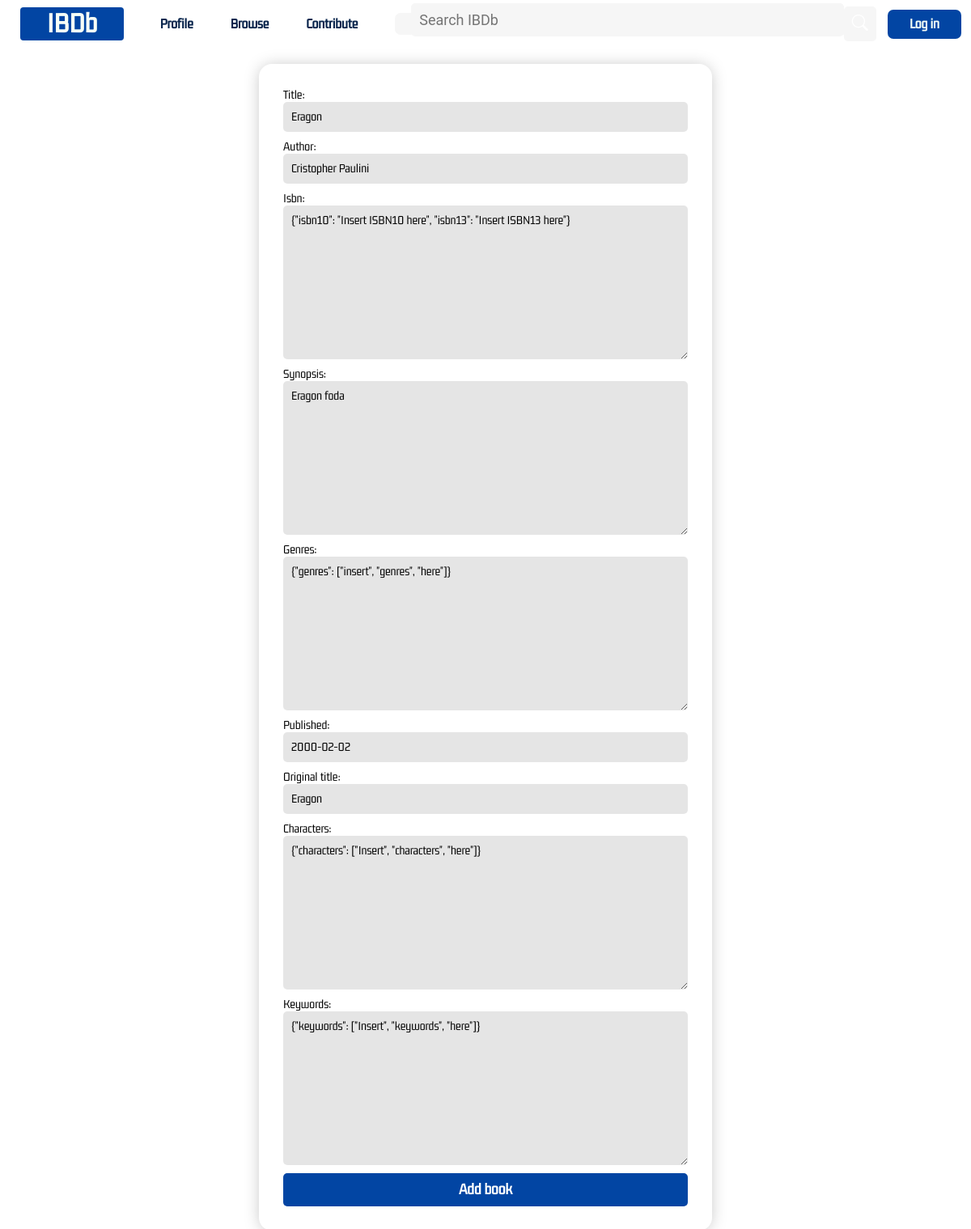
Screenshot of /book/edit/1/ with the database file from the repository.
### books/models.py (models this page shows, shortened)
class AbstractBook(models.Model):
	title = models.CharField(max_length=128, default="")
	author = models.CharField(max_length=64, default="")
	isbn = models.JSONField(max_length=64, default=dict)
	synopsis = models.TextField(max_length=600, default="")
	genres = models.JSONField(max_length=64, default=dict)
	published = models.DateField(default=date(2000, 2, 2))
	original_title = models.CharField(max_length=128, default="")
	characters = models.JSONField(max_length=528, default=dict)
	keywords = models.JSONField(max_length=528, default=dict)
	class Meta:
		abstract = True

class Book(AbstractBook):
	book_cover = models.ImageField(upload_to="books")
	protection = models.BooleanField(max_length=128, default=False)

### books/views.py (the view)
# urls.py: path('book/edit/<str:book_id>/', views.edit_book, name="edit_book"),
def edit_book(request, book_id):
	book = get_object_or_404(Book, id=book_id)
	if request.method == "POST":
		if book.protection:
			new_book = BookRequest()
			form = EditBookRequestForm(request.POST, instance=book)
			if form.is_valid():
				new_book.title = form.cleaned_data["title"]
				new_book.author = form.cleaned_data["author"]
				new_book.isbn = form.cleaned_data["isbn"]
				new_book.synopsis = form.cleaned_data["synopsis"]
				new_book.genres = form.cleaned_data["genres"]
				new_book.published = form.cleaned_data["published"]
				new_book.original_title = form.cleaned_data["original_title"]
				new_book.characters = form.cleaned_data["characters"]
				new_book.keywords = form.cleaned_data["keywords"]
				new_book.change = "Book"
				new_book.user = User.objects.get(username=request.user.username)
				new_book.book_cover = "NULL"
				new_book.save()
				return HttpResponseRedirect(reverse("book", args=[book.id]))
		else:
			form = EditBookForm(request.POST, instance=book)
			if form.is_valid():
				edit_book = form.save()
				user = User.objects.get(username=request.user.username)
				user.contributions += 1
				user.save()
				return HttpResponseRedirect(reverse("book", args=[book.id]))
			else:
				return render(request, "books/edit_book.html", {
					"form": form
					})
	else:
		if book.protection:
			return render(request, "books/edit_book.html", {
				"form": EditBookRequestForm(instance=book),
				"book_id": book.id
				})
		return render(request, "books/edit_book.html", {
			"form": EditBookForm(instance=book),
			"book_id": book.id
			})

### books/forms.py
class EditBookForm(forms.ModelForm):
	class Meta:
		model = Book
		exclude = ['book_cover', "protection"]

### books/templates/books/edit_book.html (shortened to what this page needs)
{% extends 'books/layout.html' %}
{% load static %}
{% block css %}<link rel="stylesheet" href="{% static 'css/contribute.css' %}">{% endblock %}
{% block body %}
<form class="contribute-form" action="{% url 'edit_book' book_id %}" method="post">
	{{ form }}
	<button type="submit">Add book</button>
</form>
{% endblock %}

### books/static/css/layout.css (style rules this page uses)
body { margin: 0; padding: 0; font-family: 'Gemunu'; }

### books/static/css/contribute.css (style rules this page uses)
.contribute-form { display: grid; margin: 20px auto 10px auto; width: 60%; max-width: 500px; padding: 30px; border-radius: 16px; box-shadow: 0px 1px 20px -2px rgba(0, 0, 0, 0.25); }
input { margin-bottom: 10px; font-family: "Gemunu"; font-size: 16px; padding: 10px; outline: none; border: none; border-radius: 5px; background-color: rgba(0, 0, 0, 10%); }
textarea { margin-bottom: 10px; font-family: "Gemunu"; font-size: 16px; padding: 10px; outline: none; border: none; border-radius: 5px; background-color: rgba(0, 0, 0, 10%); }
button { padding: 10px; border: none; border-radius: 5px; outline: none; background-color: #0245A3; color: white; font-family: "Gemunu"; font-size: 20px; font-weight: bold; }

### rows the page displays
Book: title "Eragon", author "Cristopher Paulini", isbn "{\"isbn10\": \"Insert ISBN10 here\", \"isbn13\": \"Insert ISBN13 here\"}", synopsis "Eragon foda", genres "{\"genres\": [\"insert\", \"genres\", \"here\"]}", published "2000-02-02", original_title "Eragon", characters "{\"characters\": [\"Insert\", \"characters\", \"here\"]}", keywords "{\"keywords\": [\"Insert\", \"keywords\", \"here\"]}"
